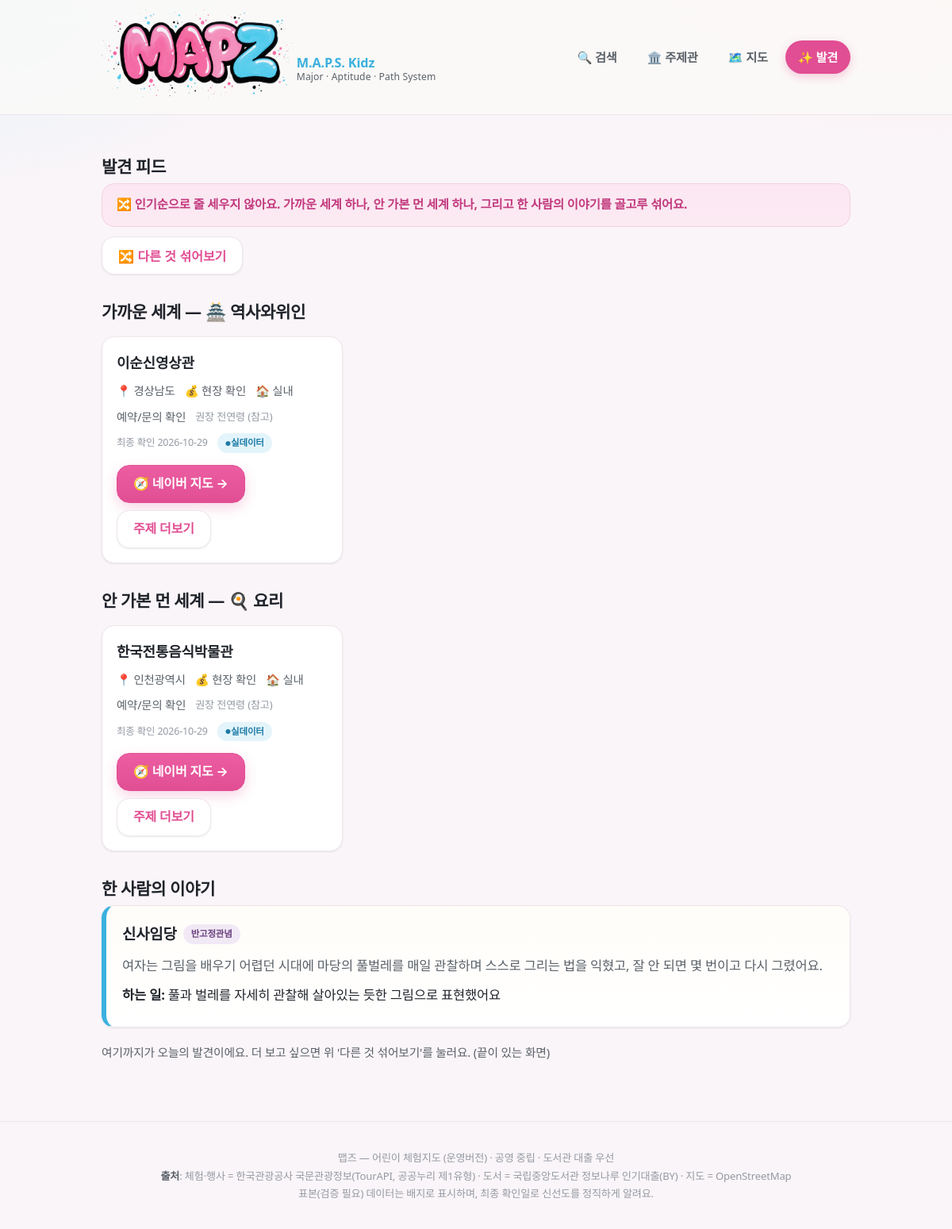
The page /discover on the database as committed earlier.
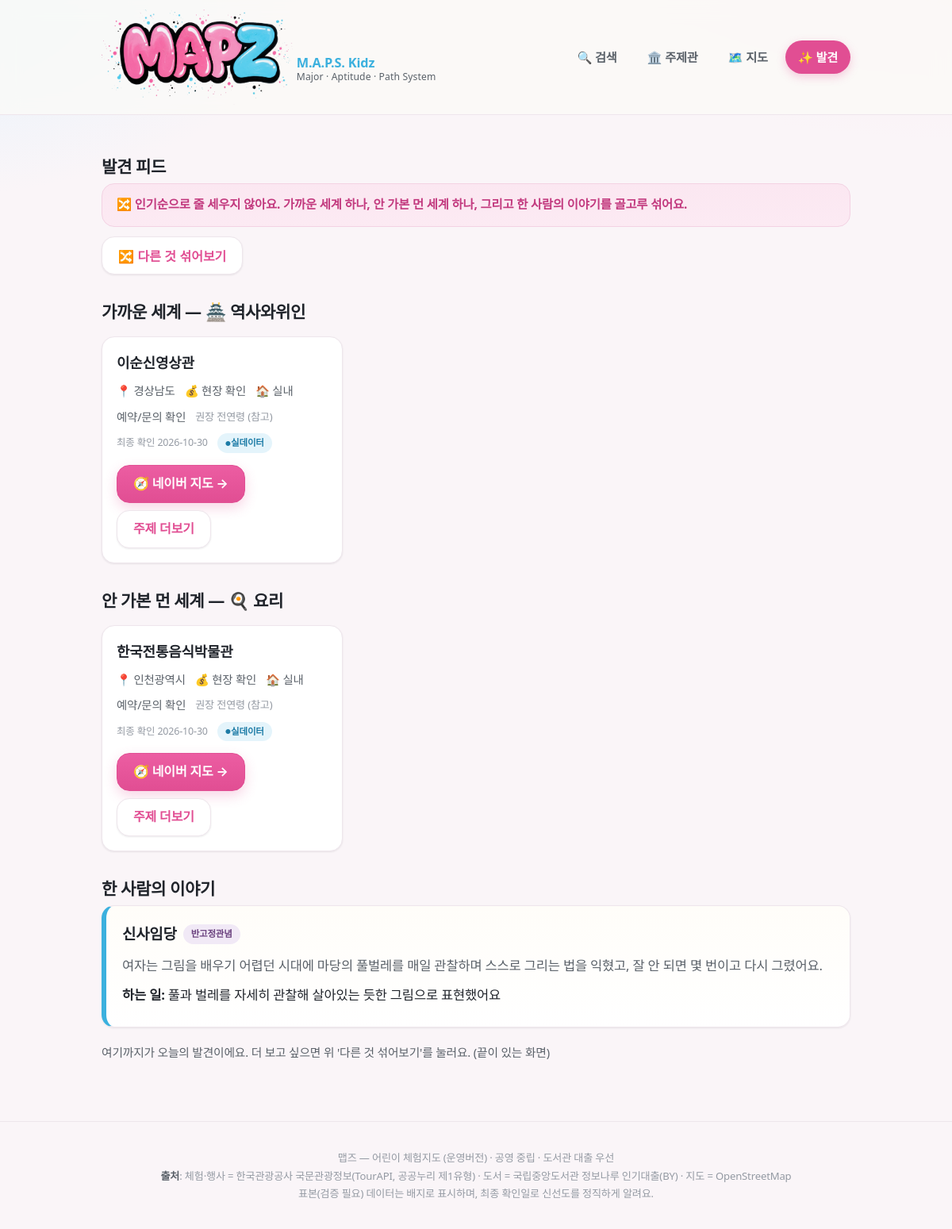
The same page on the database as committed later.
### tables this page shows
CREATE TABLE experience(id TEXT PRIMARY KEY, name TEXT, type TEXT, topic_tags TEXT,
  verb_tags TEXT, lat REAL, lng REAL, region TEXT, period_start TEXT, period_end TEXT,
  hours TEXT, age_note TEXT, duration_min INT, cost TEXT, reservation_url TEXT,
  indoor INT, parking TEXT, stroller TEXT, crowd_note TEXT, related_books TEXT,
  tel TEXT, image TEXT, source TEXT, is_seed INT, last_verified TEXT, status TEXT);

### app/main.py (the view)
@app.get("/discover", response_class=HTMLResponse)
def page_discover(request: Request):
    d = api_discover()
    return templates.TemplateResponse(request, "discover.html", {"q": d["quota"], "topics_all": TOPICS,
        "rule": d["rule"], "today": today(), "active": "discover"})

### app/templates/discover.html (shortened to what this page needs)
{% extends "base.html" %}
{% import "macros.html" as m %}
{% block content %}
<h1 class="section-title">발견 피드</h1>
<div class="discover-note">🔀 인기순으로 줄 세우지 않아요. 가까운 세계 하나, 안 가본 먼 세계 하나, 그리고 한 사람의 이야기를 골고루 섞어요.</div>
<form method="get" action="/discover" style="margin:12px 0"><button class="btn ghost" type="submit">🔀 다른 것 섞어보기</button></form>
<h2 class="section-title">가까운 세계 — {{ topics_all[q.near.topic].emoji }} {{ q.near.name }}</h2>
<div class="cards">{% if q.near.experience %}{{ m.exp_card(q.near.experience) }}{% else %}<p class="hint">운영 중 항목 준비 중이에요.</p>{% endif %}</div>
<h2 class="section-title">안 가본 먼 세계 — {{ topics_all[q.far.topic].emoji }} {{ q.far.name }}</h2>
<div class="cards">{% if q.far.experience %}{{ m.exp_card(q.far.experience) }}{% else %}<p class="hint">운영 중 항목 준비 중이에요.</p>{% endif %}</div>
<h2 class="section-title">한 사람의 이야기</h2>
{% if q.anti_stereotype_person %}
<div class="person">
<div class="who">{{ q.anti_stereotype_person.name }}{% if q.anti_stereotype_person.anti_stereotype %} <span class="anti">반고정관념</span>{% endif %}</div>
<p class="trial">{{ q.anti_stereotype_person.story_trial }}</p>
<p style="margin:6px 0"><b>하는 일:</b> {{ q.anti_stereotype_person.verb_desc }}</p>
</div>
{% endif %}
<p class="hint" style="margin-top:20px">여기까지가 오늘의 발견이에요. 더 보고 싶으면 위 '다른 것 섞어보기'를 눌러요. (끝이 있는 화면)</p>
{% endblock %}

### app/templates/macros.html (shortened to what this page needs)
{% macro seed_badge(is_seed) -%}
{% if is_seed %}<span class="badge-seed">표본(검증 필요)</span>{% else %}<span class="badge-live">실데이터</span>{% endif %}
{%- endmacro %}
{% macro exp_card(x) -%}
<article class="card">
<h3>{{ x.name }}</h3>
<div class="meta"><span>📍 {{ x.region }}</span><span>💰 {{ x.cost or '현장 확인' }}</span>
<span>{{ '🏠 실내' if x.indoor else '🌳 야외' }}</span>{% if x.tel %}<span>📞 {{ x.tel }}</span>{% endif %}</div>
<div class="meta"><span>{{ '예약/문의 확인' if not x.tel else '전화 문의 가능' }}</span>
<span class="age">권장 {{ x.age_note or '전연령' }} (참고)</span></div>
<div class="meta"><span class="verified">최종 확인 {{ x.last_verified }}</span> {{ seed_badge(x.is_seed) }}</div>
<div class="cta-row"><a class="btn" href="{{ x.maplink }}" target="_blank" rel="noopener">🧭 네이버 지도 →</a>
<a class="btn ghost" href="/topic/{{ x.topic_tags[0] }}">주제 더보기</a></div>
</article>
{%- endmacro %}

Rows that differ between the two databases and show on the page:
changed experience "이순신영상관": last_verified "2026-10-29" → "2026-10-30"
changed experience "한국전통음식박물관": last_verified "2026-10-29" → "2026-10-30"
